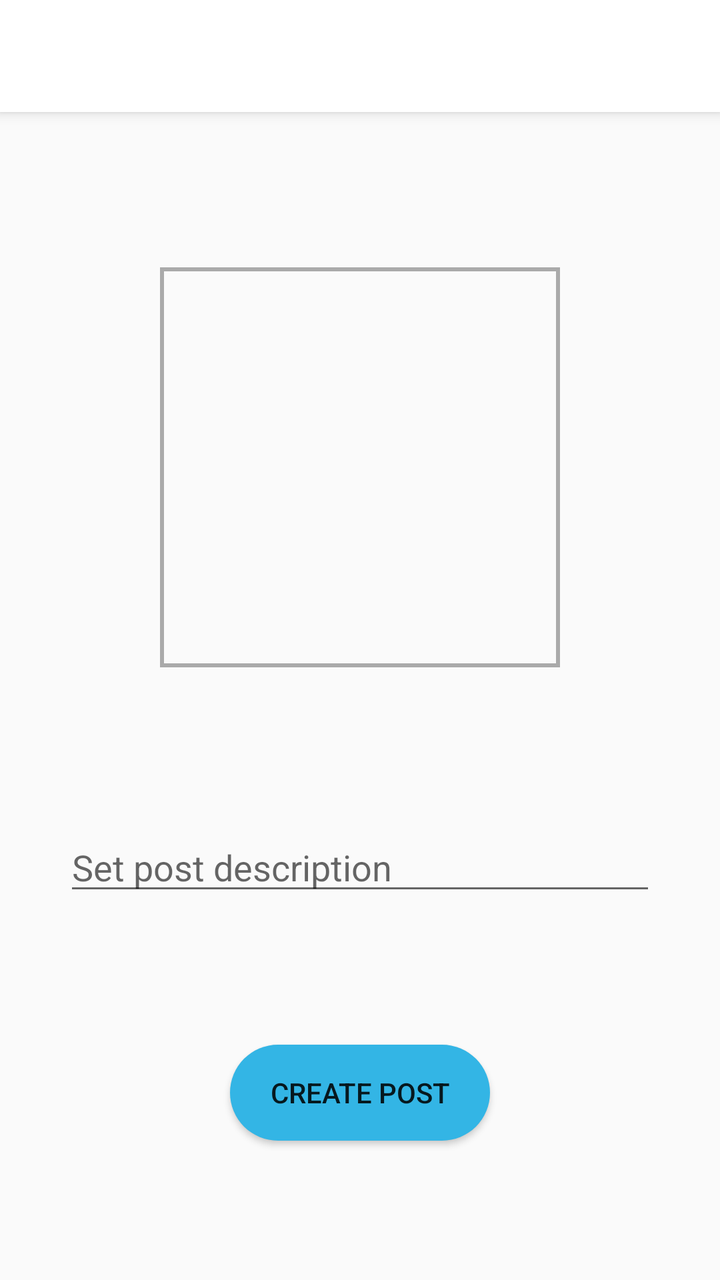
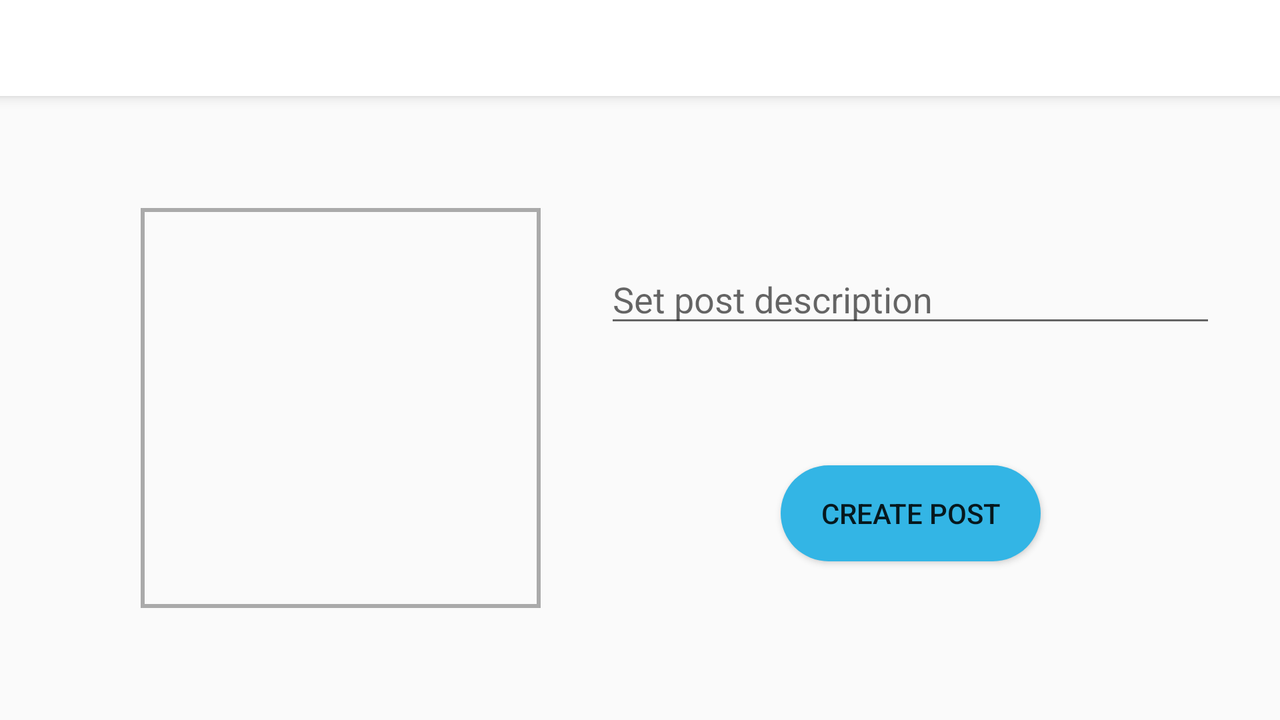

Compare how this app lays out the same screen by default and in its alternative resource folder. The renders come first, then the two layout files and the values they reference.
<!-- AndroidManifest.xml: application theme Theme.AppCompat.Light.NoActionBar -->
<!-- res/layout/activity_insert_description.xml -->
<?xml version="1.0" encoding="utf-8"?>
<android.support.constraint.ConstraintLayout xmlns:android="http://schemas.android.com/apk/res/android"
    xmlns:app="http://schemas.android.com/apk/res-auto"
    xmlns:tools="http://schemas.android.com/tools"
    android:layout_width="match_parent"
    android:layout_height="match_parent"
    tools:context=".UploadActivity">

    <android.support.v7.widget.Toolbar
        android:id="@+id/my_toolbar"
        android:layout_width="match_parent"
        android:layout_height="?attr/actionBarSize"
        android:background="@android:color/white"
        android:elevation="4dp"
        android:theme="@style/ThemeOverlay.AppCompat.ActionBar"
        app:popupTheme="@style/ThemeOverlay.AppCompat.Light" />

    <Button
        android:id="@+id/buttonChooseFromGallery"
        android:layout_width="wrap_content"
        android:layout_height="wrap_content"
        android:background="@drawable/round_shape"
        android:backgroundTint="@color/colorFollow"
        android:text="Create Post"
        app:layout_constraintBottom_toBottomOf="parent"
        app:layout_constraintEnd_toEndOf="parent"
        app:layout_constraintStart_toStartOf="parent"
        app:layout_constraintTop_toBottomOf="@+id/editTextDescription" />

    <ImageView
        android:id="@+id/imageViewUpdateProfilePicture"
        android:layout_width="200dp"
        android:layout_height="200dp"
        android:layout_marginTop="8dp"
        android:background="@drawable/border"
        app:layout_constraintBottom_toTopOf="@+id/editTextDescription"
        app:layout_constraintEnd_toEndOf="parent"
        app:layout_constraintStart_toStartOf="parent"
        app:layout_constraintTop_toBottomOf="@+id/my_toolbar" />

    <EditText
        android:id="@+id/editTextDescription"
        android:layout_width="0dp"
        android:layout_height="wrap_content"
        android:layout_marginStart="32dp"
        android:layout_marginTop="8dp"
        android:layout_marginEnd="32dp"
        android:ems="10"
        android:hint="Set post description"
        android:inputType="textMultiLine"
        app:layout_constraintBottom_toTopOf="@+id/buttonChooseFromGallery"
        app:layout_constraintEnd_toEndOf="parent"
        app:layout_constraintStart_toStartOf="parent"
        app:layout_constraintTop_toBottomOf="@+id/imageViewUpdateProfilePicture" />

</android.support.constraint.ConstraintLayout>
<!-- resources referenced by this layout -->
<resources>
  <color name="colorFollow">@android:color/holo_blue_light</color>
  <!-- drawable border (drawable) -->
  <?xml version="1.0" encoding="utf-8"?>
  <shape xmlns:android="http://schemas.android.com/apk/res/android"
      android:shape="rectangle" >
      <stroke android:color="@android:color/darker_gray"
          android:width="2dp"/>
      <padding android:left="2dp"
          android:right="2dp"
          android:top="2dp"
          android:bottom="2dp"/>
  
  </shape>
  <!-- drawable round_shape (drawable) -->
  <?xml version="1.0" encoding="utf-8"?>
  <shape xmlns:android="http://schemas.android.com/apk/res/android"
      android:shape="rectangle" >
  
      <corners
          android:radius="1000dp"/>
  
      <solid android:color="@android:color/white" />
  
      <padding
          android:left="20dp"
          android:right="20dp"/>
  
  </shape>
</resources>
<!-- res/layout-land/activity_insert_description.xml (the repository's variant of the layout above) -->
<!-- drawn on the phone turned sideways -->
<?xml version="1.0" encoding="utf-8"?>
<android.support.constraint.ConstraintLayout xmlns:android="http://schemas.android.com/apk/res/android"
    xmlns:app="http://schemas.android.com/apk/res-auto"
    xmlns:tools="http://schemas.android.com/tools"
    android:layout_width="match_parent"
    android:layout_height="match_parent"
    tools:context=".UploadActivity">

    <android.support.v7.widget.Toolbar
        android:id="@+id/my_toolbar"
        android:layout_width="match_parent"
        android:layout_height="?attr/actionBarSize"
        android:background="@android:color/white"
        android:elevation="4dp"
        android:theme="@style/ThemeOverlay.AppCompat.ActionBar"
        app:layout_constraintEnd_toEndOf="parent"
        app:layout_constraintStart_toStartOf="parent"
        app:layout_constraintTop_toTopOf="parent"
        app:popupTheme="@style/ThemeOverlay.AppCompat.Light" />

    <Button
        android:id="@+id/buttonChooseFromGallery"
        android:layout_width="wrap_content"
        android:layout_height="wrap_content"
        android:background="@drawable/round_shape"
        android:backgroundTint="@color/colorFollow"
        android:text="Create Post"
        app:layout_constraintBottom_toBottomOf="parent"
        app:layout_constraintEnd_toEndOf="@+id/editTextDescription"
        app:layout_constraintStart_toStartOf="@+id/editTextDescription"
        app:layout_constraintTop_toBottomOf="@+id/editTextDescription" />

    <ImageView
        android:id="@+id/imageViewUpdateProfilePicture"
        android:layout_width="200dp"
        android:layout_height="200dp"
        android:background="@drawable/border"
        app:layout_constraintBottom_toBottomOf="parent"
        app:layout_constraintEnd_toEndOf="parent"
        app:layout_constraintHorizontal_bias="0.16"
        app:layout_constraintStart_toStartOf="parent"
        app:layout_constraintTop_toBottomOf="@+id/my_toolbar" />

    <EditText
        android:id="@+id/editTextDescription"
        android:layout_width="0dp"
        android:layout_height="wrap_content"
        android:layout_marginStart="32dp"
        android:layout_marginEnd="32dp"
        android:layout_marginBottom="64dp"
        android:ems="10"
        android:hint="Set post description"
        android:inputType="textMultiLine"
        app:layout_constraintBottom_toTopOf="@+id/buttonChooseFromGallery"
        app:layout_constraintEnd_toEndOf="parent"
        app:layout_constraintHorizontal_bias="1.0"
        app:layout_constraintStart_toEndOf="@+id/imageViewUpdateProfilePicture"
        app:layout_constraintTop_toBottomOf="@+id/my_toolbar"
        app:layout_constraintVertical_chainStyle="packed" />

</android.support.constraint.ConstraintLayout>
